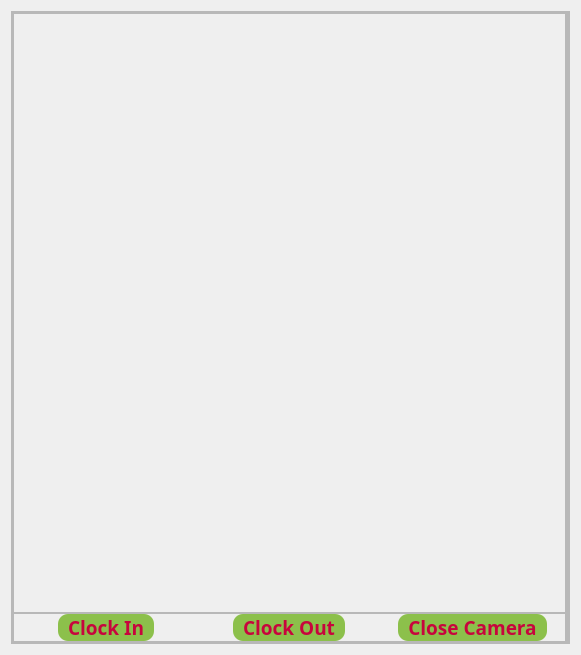
         <widget class="QWidget" name="tab_13">
          <attribute name="title">
           <string>Scan</string>
          </attribute>
          <layout class="QHBoxLayout" name="horizontalLayout_10">
           <item>
            <widget class="QFrame" name="frame_4">
             <property name="maximumSize">
              <size>
               <width>16777215</width>
               <height>16777215</height>
              </size>
             </property>
             <property name="styleSheet">
              <string notr="true"/>
             </property>
             <property name="frameShape">
              <enum>QFrame::StyledPanel</enum>
             </property>
             <property name="frameShadow">
              <enum>QFrame::Raised</enum>
             </property>
             <layout class="QHBoxLayout" name="horizontalLayout_13">
              <property name="spacing">
               <number>0</number>
              </property>
              <property name="leftMargin">
               <number>0</number>
              </property>
              <property name="topMargin">
               <number>0</number>
              </property>
              <property name="rightMargin">
               <number>0</number>
              </property>
              <property name="bottomMargin">
               <number>0</number>
              </property>
              <item>
               <widget class="QFrame" name="frame_3">
                <property name="minimumSize">
                 <size>
                  <width>555</width>
                  <height>0</height>
                 </size>
                </property>
                <property name="frameShape">
                 <enum>QFrame::StyledPanel</enum>
                </property>
                <property name="frameShadow">
                 <enum>QFrame::Raised</enum>
                </property>
                <layout class="QVBoxLayout" name="verticalLayout_4">
                 <property name="spacing">
                  <number>0</number>
                 </property>
                 <property name="leftMargin">
                  <number>0</number>
                 </property>
                 <property name="topMargin">
                  <number>0</number>
                 </property>
                 <property name="rightMargin">
                  <number>0</number>
                 </property>
                 <property name="bottomMargin">
                  <number>0</number>
                 </property>
                 <item>
                  <widget class="QFrame" name="frame_7">
                   <property name="minimumSize">
                    <size>
                     <width>0</width>
                     <height>600</height>
                    </size>
                   </property>
                   <property name="styleSheet">
                    <string notr="true"/>
                   </property>
                   <property name="frameShape">
                    <enum>QFrame::StyledPanel</enum>
                   </property>
                   <property name="frameShadow">
                    <enum>QFrame::Raised</enum>
                   </property>
                   <layout class="QHBoxLayout" name="horizontalLayout_14">
                    <property name="leftMargin">
                     <number>0</number>
                    </property>
                    <property name="topMargin">
                     <number>0</number>
                    </property>
                    <property name="rightMargin">
                     <number>0</number>
                    </property>
                    <property name="bottomMargin">
                     <number>0</number>
                    </property>
                    <item>
                     <widget class="QLabel" name="imgLabel">
                      <property name="minimumSize">
                       <size>
                        <width>4</width>
                        <height>0</height>
                       </size>
                      </property>
                      <property name="maximumSize">
                       <size>
                        <width>640</width>
                        <height>480</height>
                       </size>
                      </property>
                      <property name="styleSheet">
                       <string notr="true"/>
                      </property>
                      <property name="text">
                       <string/>
                      </property>
                     </widget>
                    </item>
                   </layout>
                  </widget>
                 </item>
                 <item>
                  <widget class="QFrame" name="frame_8">
                   <property name="frameShape">
                    <enum>QFrame::StyledPanel</enum>
                   </property>
                   <property name="frameShadow">
                    <enum>QFrame::Raised</enum>
                   </property>
                   <layout class="QHBoxLayout" name="horizontalLayout_15">
                    <property name="spacing">
                     <number>0</number>
                    </property>
                    <property name="leftMargin">
                     <number>0</number>
                    </property>
                    <property name="topMargin">
                     <number>0</number>
                    </property>
                    <property name="rightMargin">
                     <number>0</number>
                    </property>
                    <property name="bottomMargin">
                     <number>0</number>
                    </property>
                    <item alignment="Qt::AlignHCenter">
                     <widget class="QPushButton" name="ClockInBtn">
                      <property name="font">
                       <font>
                        <family>PMingLiU-ExtB</family>
                        <pointsize>14</pointsize>
                        <weight>75</weight>
                        <bold>true</bold>
                       </font>
                      </property>
                      <property name="cursor">
                       <cursorShape>OpenHandCursor</cursorShape>
                      </property>
                      <property name="styleSheet">
                       <string notr="true">QPushButton#ClockInBtn{
background-color:rgb(140, 192, 75);
border-radius:10px;
color: rgb(199, 5, 61);
}

QPushButton#ClockInBtn:pressed{
background-color:rgb(100,146,0);
}
</string>
                      </property>
                      <property name="text">
                       <string>  Clock In  </string>
                      </property>
                      <property name="checkable">
                       <bool>true</bool>
                      </property>
                     </widget>
                    </item>
                    <item alignment="Qt::AlignHCenter">
                     <widget class="QPushButton" name="ClockOutBtn">
                      <property name="font">
                       <font>
                        <family>PMingLiU-ExtB</family>
                        <pointsize>14</pointsize>
                        <weight>75</weight>
                        <bold>true</bold>
                       </font>
                      </property>
                      <property name="cursor">
                       <cursorShape>OpenHandCursor</cursorShape>
                      </property>
                      <property name="styleSheet">
                       <string notr="true">QPushButton#ClockOutBtn{
background-color:rgb(140, 192, 75);
border-radius:10px;
color: rgb(199, 5, 61);
}

QPushButton#ClockOutBtn:pressed{
background-color:rgb(100,146,0);
}
</string>
                      </property>
                      <property name="text">
                       <string>  Clock Out  </string>
                      </property>
                      <property name="checkable">
                       <bool>true</bool>
                      </property>
                     </widget>
                    </item>
                    <item alignment="Qt::AlignHCenter">
                     <widget class="QPushButton" name="closebtn">
                      <property name="maximumSize">
                       <size>
                        <width>16777215</width>
                        <height>16777215</height>
                       </size>
                      </property>
                      <property name="font">
                       <font>
                        <family>PMingLiU-ExtB</family>
                        <pointsize>14</pointsize>
                        <weight>75</weight>
                        <bold>true</bold>
                       </font>
                      </property>
                      <property name="cursor">
                       <cursorShape>OpenHandCursor</cursorShape>
                      </property>
                      <property name="styleSheet">
                       <string notr="true">QPushButton#closebtn{
background-color:rgb(140, 192, 75);
border-radius:10px;
color: rgb(199, 5, 61);
}

QPushButton#closebtn:pressed{
background-color:rgb(100,146,0);
}
</string>
                      </property>
                      <property name="text">
                       <string>  Close Camera  </string>
                      </property>
                      <property name="checkable">
                       <bool>true</bool>
                      </property>
                     </widget>
                    </item>
                   </layout>
                  </widget>
                 </item>
                </layout>
               </widget>
              </item>
              <item>
               <widget class="QFrame" name="frame_2">
                <property name="maximumSize">
                 <size>
                  <width>16777215</width>
                  <height>16777215</height>
                 </size>
                </property>
                <property name="frameShape">
                 <enum>QFrame::StyledPanel</enum>
                </property>
                <property name="frameShadow">
                 <enum>QFrame::Raised</enum>
                </property>
                <layout class="QVBoxLayout" name="verticalLayout_5">
                 <property name="spacing">
                  <number>0</number>
                 </property>
                 <property name="leftMargin">
                  <number>0</number>
                 </property>
                 <property name="topMargin">
                  <number>0</number>
                 </property>
                 <property name="rightMargin">
                  <number>0</number>
                 </property>
                 <property name="bottomMargin">
                  <number>0</number>
                 </property>
                 <item>
                  <widget class="QFrame" name="frame_9">
                   <property name="styleSheet">
                    <string notr="true">color: rgb(199, 5, 61);</string>
                   </property>
                   <property name="frameShape">
                    <enum>QFrame::StyledPanel</enum>
                   </property>
                   <property name="frameShadow">
                    <enum>QFrame::Raised</enum>
                   </property>
                   <widget class="QWidget" name="gridLayoutWidget">
                    <property name="geometry">
                     <rect>
                      <x>100</x>
                      <y>150</y>
                      <width>341</width>
                      <height>131</height>
                     </rect>
                    </property>
                    <layout class="QGridLayout" name="gridLayout_5">
                     <property name="spacing">
                      <number>0</number>
                     </property>
                     <item row="0" column="0">
                      <widget class="QLabel" name="label_25">
                       <property name="font">
                        <font>
                         <family>Roboto Condensed Light</family>
                         <pointsize>16</pointsize>
                         <weight>75</weight>
                         <bold>true</bold>
                        </font>
                       </property>
                       <property name="styleSheet">
                        <string notr="true">color: rgb(199, 5, 61);</string>
                       </property>
                       <property name="text">
                        <string>Date :</string>
                       </property>
                      </widget>
                     </item>
                     <item row="0" column="1">
                      <widget class="QLabel" name="Date_Label">
                       <property name="font">
                        <font>
                         <family>Roboto Condensed Light</family>
                         <pointsize>15</pointsize>
                         <weight>75</weight>
                         <bold>true</bold>
                        </font>
                       </property>
                       <property name="styleSheet">
                        <string notr="true">color: rgb(199, 5, 61);</string>
                       </property>
                       <property name="text">
                        <string>-</string>
                       </property>
                      </widget>
                     </item>
                     <item row="1" column="0">
                      <widget class="QLabel" name="label_26">
                       <property name="font">
                        <font>
                         <family>Roboto Condensed Light</family>
                         <pointsize>16</pointsize>
                         <weight>75</weight>
                         <bold>true</bold>
                        </font>
                       </property>
                       <property name="styleSheet">
                        <string notr="true">color: rgb(199, 5, 61);</string>
                       </property>
                       <property name="text">
                        <string>Time :</string>
                       </property>
                      </widget>
                     </item>
                     <item row="1" column="1">
                      <widget class="QLabel" name="Time_Label">
                       <property name="font">
                        <font>
                         <family>Roboto Condensed Light</family>
                         <pointsize>15</pointsize>
                         <weight>75</weight>
                         <bold>true</bold>
                        </font>
                       </property>
                       <property name="styleSheet">
                        <string notr="true">color: rgb(199, 5, 61);</string>
                       </property>
                       <property name="text">
                        <string>-</string>
                       </property>
                      </widget>
                     </item>
                    </layout>
                   </widget>
                   <widget class="QWidget" name="verticalLayoutWidget_7">
                    <property name="geometry">
                     <rect>
                      <x>100</x>
                      <y>290</y>
                      <width>171</width>
                      <height>265</height>
                     </rect>
                    </property>
                    <layout class="QVBoxLayout" name="verticalLayout_7">
                     <property name="spacing">
                      <number>0</number>
                     </property>
                     <item>
                      <widget class="QLabel" name="label_22">
                       <property name="font">
                        <font>
                         <family>Roboto Condensed Light</family>
                         <pointsize>12</pointsize>
                         <weight>75</weight>
                         <bold>true</bold>
                        </font>
                       </property>
                       <property name="text">
                        <string>Name : </string>
                       </property>
                      </widget>
                     </item>
                     <item>
                      <widget class="QLabel" name="label_23">
                       <property name="font">
                        <font>
                         <family>Roboto Condensed Light</family>
                         <pointsize>12</pointsize>
                         <weight>75</weight>
                         <bold>true</bold>
                        </font>
                       </property>
                       <property name="text">
                        <string>Status :</string>
                       </property>
                      </widget>
                     </item>
                     <item>
                      <widget class="QLabel" name="label_10">
                       <property name="font">
                        <font>
                         <family>Roboto Condensed Light</family>
                         <pointsize>12</pointsize>
                         <weight>75</weight>
                         <bold>true</bold>
                        </font>
                       </property>
                       <property name="text">
                        <string>C T : </string>
                       </property>
                      </widget>
                     </item>
                    </layout>
                   </widget>
                   <widget class="QWidget" name="verticalLayoutWidget_8">
                    <property name="geometry">
                     <rect>
                      <x>270</x>
                      <y>290</y>
                      <width>171</width>
                      <height>261</height>
                     </rect>
                    </property>
                    <layout class="QVBoxLayout" name="verticalLayout_8">
                     <property name="spacing">
                      <number>0</number>
                     </property>
                     <item>
                      <widget class="QLabel" name="NameLabel">
                       <property name="font">
                        <font>
                         <family>Roboto Condensed Light</family>
                         <pointsize>12</pointsize>
                         <weight>50</weight>
                         <bold>false</bold>
                        </font>
                       </property>
                       <property name="styleSheet">
                        <string notr="true">color: rgb(255, 255, 255);</string>
                       </property>
                       <property name="text">
                        <string/>
                       </property>
                      </widget>
                     </item>
                     <item>
                      <widget class="QLabel" name="StatusLabel">
                       <property name="font">
                        <font>
                         <family>Roboto Condensed Light</family>
                         <pointsize>12</pointsize>
                         <weight>50</weight>
                         <bold>false</bold>
                        </font>
                       </property>
                       <property name="styleSheet">
                        <string notr="true">color: rgb(255, 255, 255);</string>
                       </property>
                       <property name="text">
                        <string/>
                       </property>
                      </widget>
                     </item>
                     <item>
                      <layout class="QHBoxLayout" name="horizontalLayout_16">
                       <property name="spacing">
                        <number>0</number>
                       </property>
                       <item>
                        <widget class="QLabel" name="HoursLabel">
                         <property name="font">
                          <font>
                           <family>Roboto Condensed Light</family>
                           <pointsize>12</pointsize>
                           <weight>50</weight>
                           <bold>false</bold>
                          </font>
                         </property>
                         <property name="styleSheet">
                          <string notr="true">color: rgb(255, 255, 255);</string>
                         </property>
                         <property name="text">
                          <string/>
                         </property>
                        </widget>
                       </item>
                       <item>
                        <widget class="QLabel" name="MinLabel">
                         <property name="font">
                          <font>
                           <family>Roboto Condensed Light</family>
                           <pointsize>12</pointsize>
                           <weight>50</weight>
                           <bold>false</bold>
                          </font>
                         </property>
                         <property name="styleSheet">
                          <string notr="true">color: rgb(255, 255, 255);</string>
                         </property>
                         <property name="text">
                          <string/>
                         </property>
                        </widget>
                       </item>
                      </layout>
                     </item>
                    </layout>
                   </widget>
                   <widget class="QTextBrowser" name="textB">
                    <property name="geometry">
                     <rect>
                      <x>40</x>
                      <y>10</y>
                      <width>401</width>
                      <height>111</height>
                     </rect>
                    </property>
                    <property name="styleSheet">
                     <string notr="true">color: rgb(255, 255, 255);</string>
                    </property>
                   </widget>
                  </widget>
                 </item>
                </layout>
               </widget>
              </item>
             </layout>
            </widget>
           </item>
          </layout>
         </widget>
